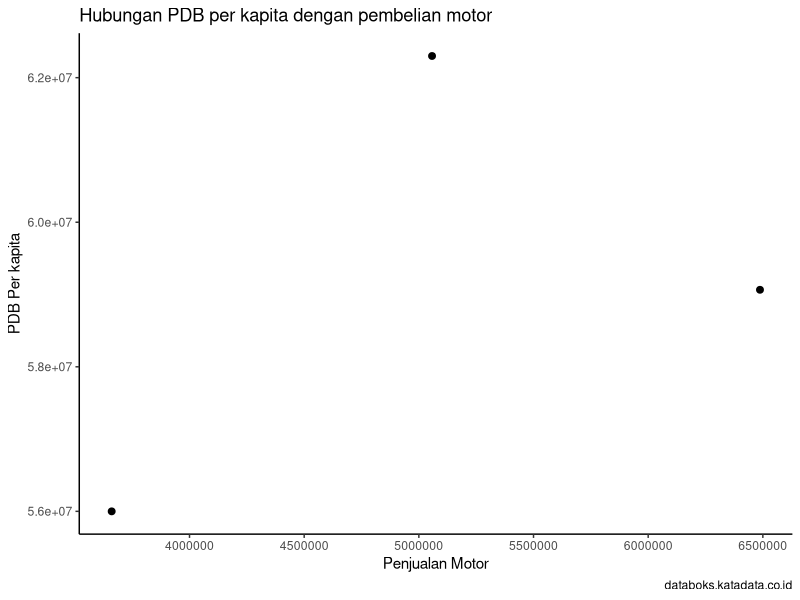

This chart was generated by the following R code:
## ---- chunk 1
library("readxl")
dat<-read_excel("data beli motor.xlsx")
head(dat)
## ---- chunk 2
library("ggplot2")
library("dplyr")
ggplot(data=dat,aes(x=x,y=y))+
  geom_point(color="black",size=2)+
  labs(title="Hubungan PDB per kapita dengan pembelian motor",
       x="Penjualan Motor",
       y="PDB Per kapita",
       caption="databoks.katadata.co.id")+
  theme_classic()
## ---- chunk 3
library("readxl")
dat<-read_excel("data beli motor.xlsx")
head(dat)
## ---- chunk 4
reg1<-lm(y~x,data=dat)
summary(reg1)
